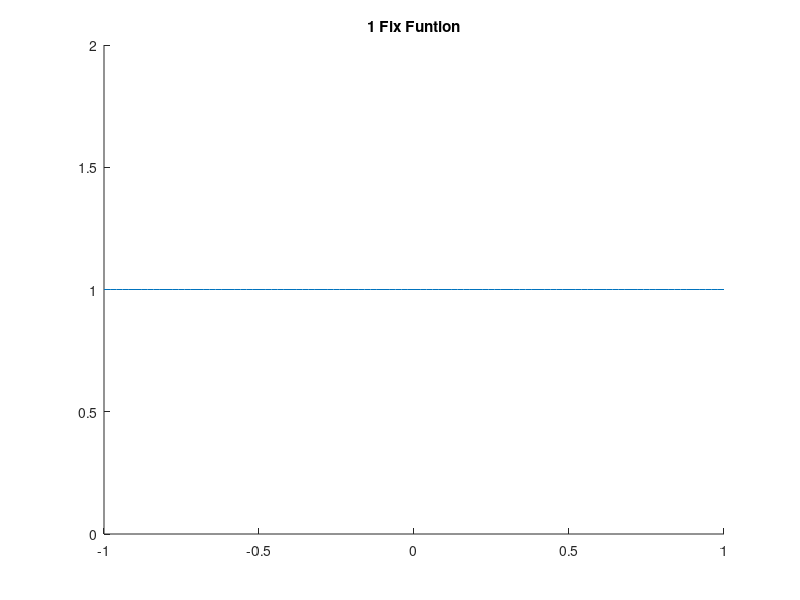
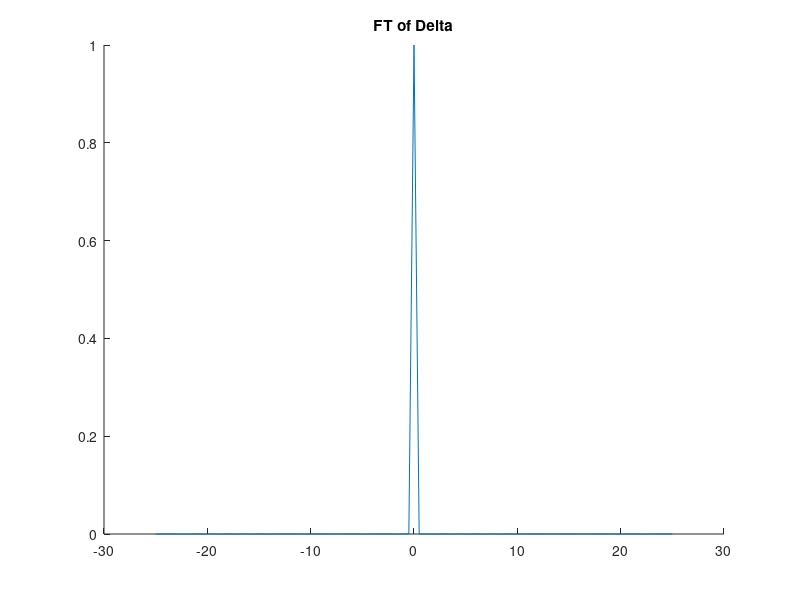

Source code (MATLAB) for these figures, in order:
%Soal 2_2 A
clc;
clear;
close all;
fs = 50;
t_end = 1;
t_start = -1;

T = abs(t_start - t_end);
ts = 1/fs;
t = t_start:ts:t_end;
N_1 = T*fs;
f = ((-fs)/2):(fs/N_1):(fs/2);
x7_t = t_start:ts:t_end;
x7_t(:) = 1;

figure(1)
hold on
title("1 Fix Funtion");
ylim([0,2]);
xlim([-1,1]);
plot(t,x7_t);
hold off

%Soal 2_1 B

figure(2)
y_raw = fftshift(fft(x7_t));
y = y_raw/max(abs(y_raw));
title("FT of Delta");
hold on;
plot(f,abs(y))
hold off

